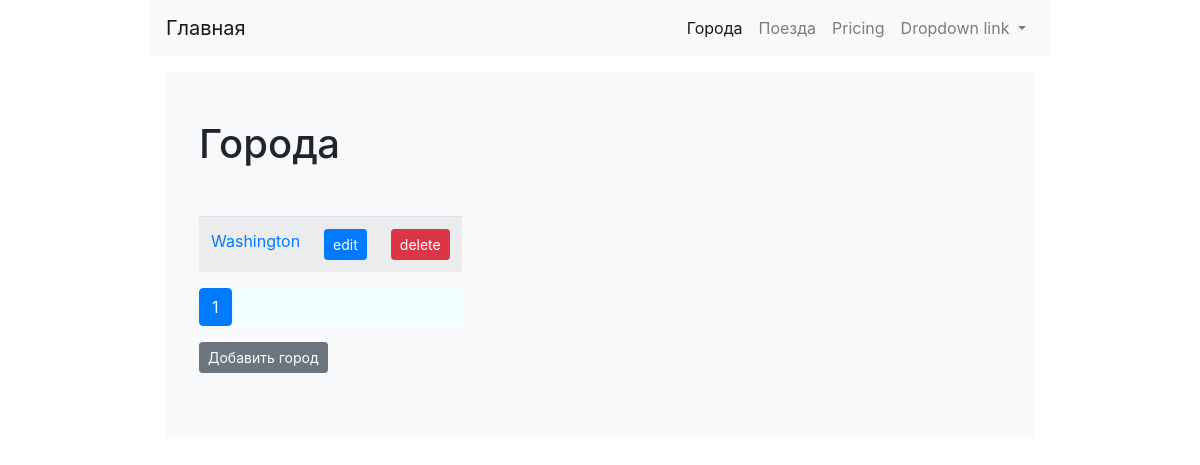
Before: /cities/ with the older database file.
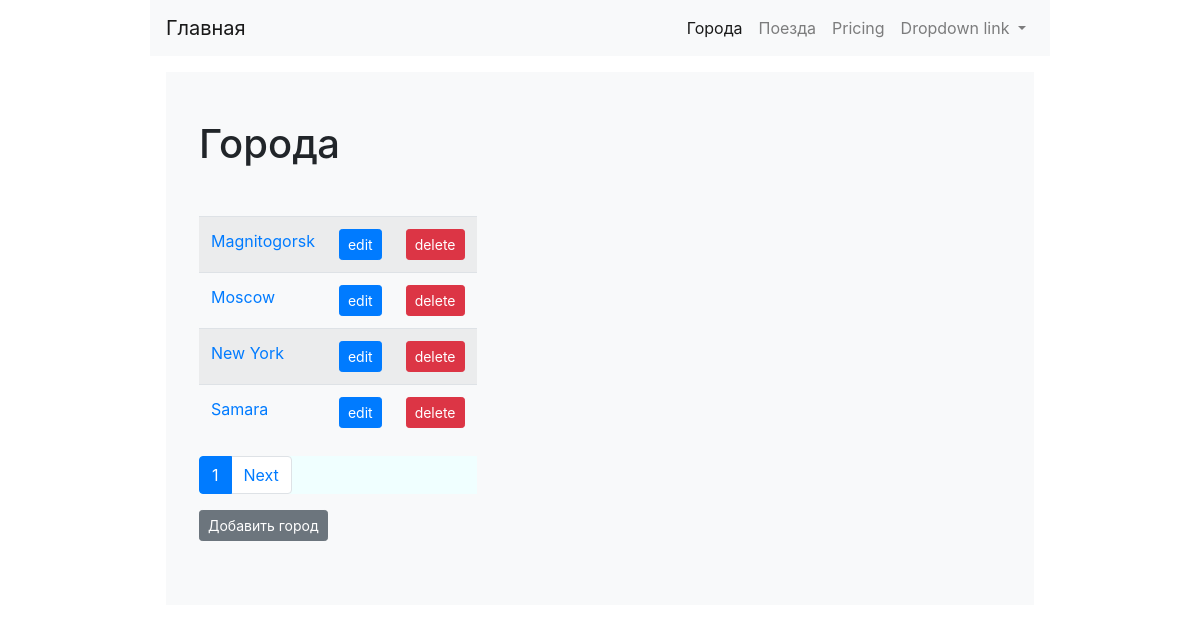
After: the same page with the newer database file.
### cities/models.py (models this page shows, shortened)
class City(models.Model):
    name = models.CharField(max_length=100, unique=True, verbose_name='Город')
    class Meta:
        verbose_name = 'Город'
        verbose_name_plural = 'Города'
        ordering = ['name']

### cities/views.py (the view)
# urls.py: 2. Add a URL to urlpatterns:  path('', views.home, name='home')
def home(request):
    cities = City.objects.all()
    ids = City.objects.all().values('id')
    paginator = Paginator(cities, 4)
    page = request.GET.get('page')
    cities = paginator.get_page(page)
    return render(request,'cities/home.html',  {'object_list':cities, 'id_list': ids, })

### cities/templates/cities/home.html (shortened to what this page needs)
{% extends "base.html"%}
{%block content%}
<div class="position-relative overflow-hidden m-md-3 text-center bg-light">
    <div class=" p-lg-5">
    <div class="row">
        <div class='text-left'>
            <h1 class="mb-5">Города</h1>
            <table class="table table-striped">
                <tbody>
                    {% for city in object_list %}
                    <tr>
                        <td><a href='{% url "city:detail" pk=city.pk%}'>{{city.name}}</a></td>
                        <td><a href='{% url "city:update" pk=city.pk%}'><button type="button" class="btn btn-primary btn-sm">edit</button></a></td>
                        <td><a href='{% url "city:delete" pk=city.pk%}'><button type="button" class="btn btn-danger btn-sm">delete</button></a></td>
                    </tr>
                    {% endfor %}
                </tbody>
            </table>
            <nav aria-label="...">
                <ul class="pagination">
                  <li class="page-item active">
                    <span class="page-link">
                        {{ object_list.number }}
                    </span>
                  </li>
                  {% if object_list.has_next %}
                  <li class="page-item">
                    <a class="page-link" href="?page={{ object_list.next_page_number }}">Next</a>
                  </li>
                  {% endif %}
                </ul>
              </nav>
            <p><a href="{% url 'city:add'%}"><button type="button" class="btn btn-secondary btn-sm">Добавить город</button></a></p>
        </div>
    </div>
    </div>
</div class="col-md-5 p-lg-5 mx-auto my-5">
{%endblock%}

Changed rows visible on the page:
no longer on this page (row unchanged): City: name "Washington"
added City: name "Magnitogorsk"
added City: name "Moscow"
added City: name "New York"
added City: name "Samara"
Other visible differences:
text now shown: "Next"
